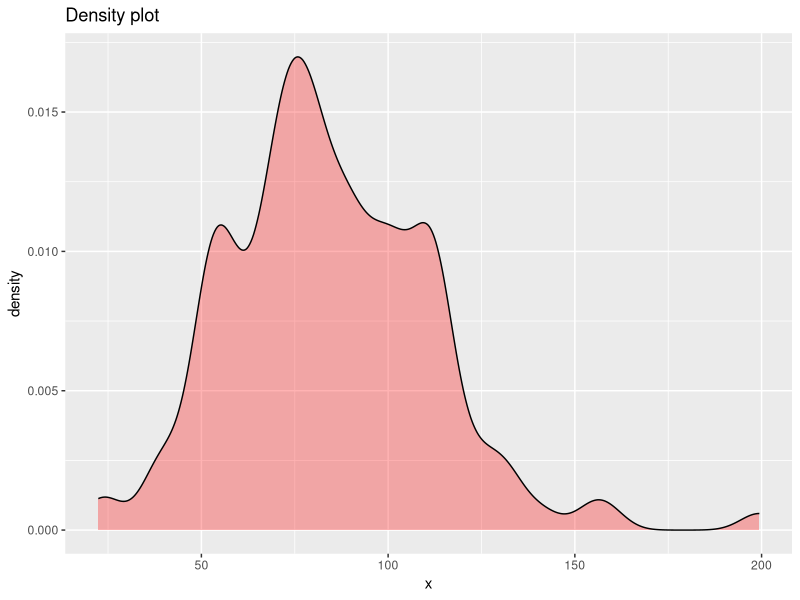
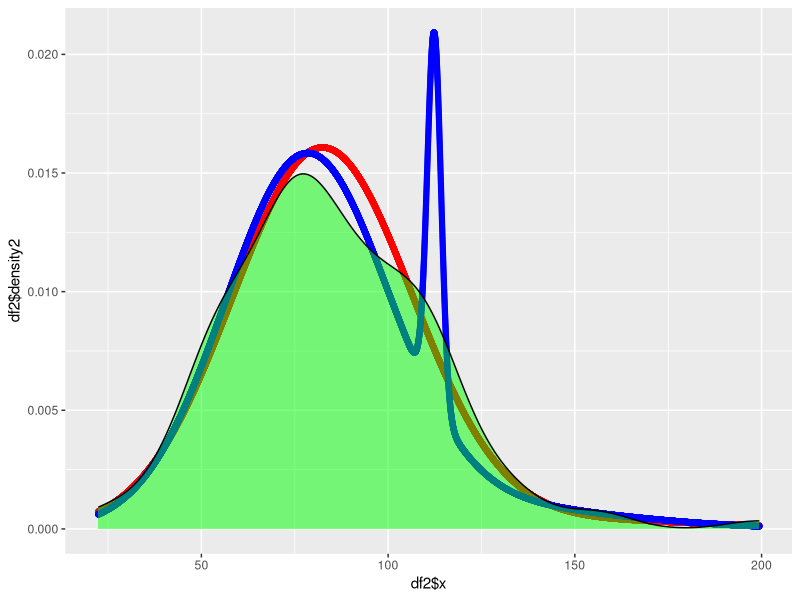

Reproduce these figures in R, in order.
## ---- chunk 1
library(tidyverse)
library(mixtools)

buffalo <- scan("buffsnow.txt")
## ---- chunk 2
normalmixture <- function(x,k,mu,sigma,lambda,em.iter=50, eps = 10^-5, debug = FALSE) {
	n <- length(x)
	# Add a tiny perturbation to x
	x <- x + rnorm(length(x), mean = 0, sd = eps)
	x <- sort(x)
	vars <- sigma^2
	means <- mu
	lam <- lambda/sum(lambda)
	delta <- matrix(rep(0,n*k),ncol = k)
	loglik <- NULL
	converged = FALSE
	iter = 0
	while (!converged) {
		loglik_new <- 0
		for (i in 1:n) {
			xi <- x[i]
			for (j in 1:k) {
				mj <- means[j]
				varj <- vars[j]
				denom <- 0
				for (u in 1:k) {
					mu <- means[u]
					varu <- vars[u]
					denom <- denom + lam[u]*dnorm(xi,mu,sqrt(varu))
				}
				delta[i,j] <- lam[j]*dnorm(xi,mj,sqrt(varj))/denom
			}
			loglik_new <- loglik_new + log(denom)  
		}
		for (j in 1:k) {
			deltaj <- as.vector(delta[,j])
			lambda[j] <- mean(deltaj)
			means[j] <- weighted.mean(x = x, w = deltaj)
			vars[j] <- weighted.mean((x - means[j])^2, w = deltaj)
		}
		# Standardize lambdas
		lambda <- lambda / sum(lambda)
		lam <- lambda 
		
		# Iterate again
		iter <- iter + 1
		
		# Print iterations for debugging
		if (debug) {cat("Iteration: ", iter, "\n", "Log Likelihood: ", loglik_new, "\n")}
		
		# Update the first  log likelihood
		if (is.null(loglik)) {
			if (debug) {print("loglik empty reached")}
			loglik = loglik_new
		}
		
		# Check for convergence
		else if (abs(tail(loglik, n = 1) - loglik_new) < eps) {
			if (debug) {print("convergence reached")}
			converged <- TRUE
		}
		
		# Check for num interations
		if (iter == em.iter) {
			print("Number of iterations reached")
			converged <- TRUE}
		
		# If likelihood is infinite then print the params
		if (is.infinite(loglik_new)) {
			cat("Infinite Likelihood", "\n")
			r <- list(mu = means,
			  var = vars,
			  delta = delta,
			  lambda = lambda,
			  loglik = loglik,
			  iterations = iter)
			return(r)
		}
		
		# Update the log likelihood
		loglik <- c(loglik, loglik_new)
	}
	# return
	r <- list(mu = means,
			  var = vars,
			  delta = delta,
			  lambda = lambda,
			  loglik = loglik,
			  iterations = iter)
	return(r)
}

## ---- chunk 3
df <- tibble(x = buffalo)

df %>% ggplot(aes(x = x, ..density..)) +
	geom_density(bw = 5, fill = "red", alpha = 0.3) +
	labs(title = "Density plot")

# From density plot:
breaks2 <- c(95)
breaks3 <- c(65, 105)

# Split into normals:
df <- df %>% mutate(bin2 = if_else(x < breaks2[1], 1, 2),
					bin3 = if_else(x < breaks3[1], 1,
								   if_else(x < breaks3[2], 2, 3)))

# Calculate the means and variances of each component normals:
norms2 <- df %>% group_by(bin2) %>% summarize(mu = mean(x),
											  sd = sqrt(var(x)),
											  count = n())

norms3 <- df %>% group_by(bin3) %>% summarize(mu = mean(x),
											  sd = sqrt(var(x)),
											  count = n())


# run this on m = 2
mu_start <- as.vector(norms2$mu)
var_start <- as.vector(norms2$sd)
lambda_start <- as.vector(norms2$count) / length(df$x)

density2 <- normalmixture(df$x, 2, mu_start, var_start, lambda_start, em.iter = 1000, debug = FALSE)

# run this on m = 3 
mu_start <- as.vector(norms3$mu)
var_start <- as.vector(norms3$sd)
lambda_start <- as.vector(norms3$count) / length(df$x)

density3 <- normalmixture(df$x, 3, mu_start, var_start, lambda_start, em.iter = 1000, debug = FALSE)

# Create comparison plot against standard density estimate
density1 <- density(df$x)

## new data: 
df2 <- tibble( x = seq(from = min(df$x), to = max(df$x), length.out = 10000))
df2$density2 <- density2$lambda[1] * dnorm(df2$x, mean = density2$mu[1], sd = sqrt(density2$var[1])) +
	density2$lambda[2] * dnorm(df2$x, mean = density2$mu[2], sd = sqrt(density2$var[2]))
df2$density3 <- density3$lambda[1] * dnorm(df2$x, mean = density3$mu[1], sd = sqrt(density3$var[1])) +
	density3$lambda[2] * dnorm(df2$x, mean = density3$mu[2], sd = sqrt(density3$var[2])) +
	density3$lambda[3] * dnorm(df2$x, mean = density3$mu[3], sd = sqrt(density3$var[3]))

# Make the plot:
ggplot(data = df2, aes(x = df2$x)) +
	geom_point(aes(y = df2$density2), color = "red") +
	geom_point(aes(y = df2$density3), color = "blue") +
	geom_density(data = df, mapping = aes(x = x), fill = "green", alpha = 0.5) +
	labs(main = "Density Estimates at m = 2 (red) and m = 3 (blue)")

## ---- chunk 4
mu_start <- as.vector(norms2$mu)
var_start <- as.vector(norms2$sd)
lambda_start <- as.vector(norms2$count) / length(df$x)

density4 <- mixtools::normalmixEM(df$x, k = 2,
								  mu = mu_start,
								  sigma = var_start,
								  lambda = lambda_start)

mu_start <- as.vector(norms3$mu)
var_start <- as.vector(norms3$sd)
lambda_start <- as.vector(norms3$count) / length(df$x)

density5 <- mixtools::normalmixEM(df$x, k = 3,
								  mu = mu_start,
								  sigma = var_start,
								  lambda = lambda_start)
print("Mixture of two parameter comparison (mine vs mixtools)")

cat("Mean \n",
	density2$mu, "\n",
	density4$mu, "\n")

cat("Variance \n",
	density2$var, "\n",
	density4$sigma^2, "\n")

cat("Lambda \n",
	density2$lambda, "\n",
	density4$lambda, "\n")

print("Mixture of three parameter comparison (mine vs mixtools)")

cat("Mean \n",
	density3$mu, "\n",
	density5$mu, "\n")

cat("Variance \n",
	density3$var, "\n",
	density5$sigma^2, "\n")

cat("Lambda \n",
	density3$lambda, "\n",
	density5$lambda, "\n")
